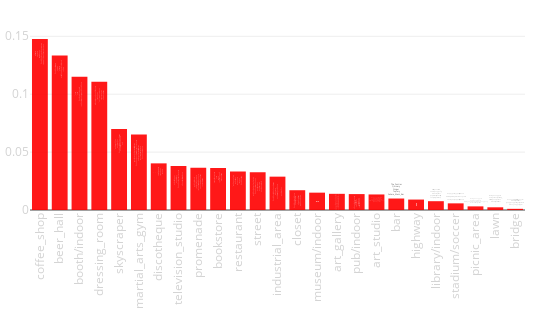

The notebook cell this image was saved under:
### Code cell
tags_rate(city_data)

### Figure 1 — Plotly figure (JSON) as saved in the notebook; plotly's stock layout.template omitted (floating-point values rounded to 4 significant figures)
{"data": [{"hoverinfo": "y+text", "marker": {"color": "red"}, "opacity": 0.9, "text": ["Coffee_Roastery_Lab_by_18Grams<br>Omotesando_Koffee_Hong_Kong<br>CoCo_Espresso<br>Kaffeine<br>Barista_Jam", "Ginger<br>Quarry_Bay_Hongkong_Island<br>Iberico_Co_<br>FRITES<br>Brotzeit_Hong_Kong", "_<br>Hong_Kong_Exhibition_Centre_Wan_Chai<br>_Broadway_Kwai_Fong<br>MCL_<br>MCL_", "Little_DOT_Vintage<br>FreedomTattoo<br>Causeway_Place_1_167_<br>The_Capital_<br>Novelty_Lane_noveltylane_com", "_360_<br>Hong_Kong_Victoria_Peak<br>Victoria_Peak_Top_Of_Hong_Kong<br>Lugard_Road<br>Sky_Terrace_428_", "Anurati_Cindy_Leung<br>Pure_Fitness_Kinwick_Centre<br>Fitness_First_Platinum_Tower_535<br>Madame_Tussauds_Victoria_Peak_Hongkong<br>Fitness_First_Platinum_Hopewell_Centre", "Ophelia<br>The_Pontiac<br>MAISON_EIGHT<br>_<br>_", "Peel_Fresco_Music_Lounge<br>_<br>Madam_Tussauds_Hongkong<br>Caf_Hillywood<br>1563_at_the_East", "Victoria_Harbour<br>Tsim_Sha_Tsui_Promenade<br>Avenue_Of_Stars_Tsim_Sha_Tsui<br>Kowloon_City_Ferry_Pier<br>Quarry_Bay_Park", "Eslite_bookstore_<br>_Fook_Le_Model<br>Toolss<br>MCL_<br>Montane_Mansion", "Pici_Hong_Kong<br>Sabatini<br>Bakehouse<br>Chilli_Fagara<br>Greyhound_Cafe_", "_Hollywood_Road<br>Granville_Road<br>Lockhart_Road<br>Soho_Central_Hongkong<br>Kwum_Yam_Temple_Hung_Hom", "Lugard_Road<br>_<br>Hong_Kong_Victoria_Peak<br>Garden_Hill<br>Victoria_Peak_Top_Of_Hong_Kong", "Kwai_Chung_Plaza<br>Little_DOT_Vintage<br>_<br>Midwest_Vintage<br>Hung_Hom_Hong_Kong", "_Hong_Kong_Heritage_Museum<br>_Thaimerder<br>Comix_Home_Base_<br>Bibo<br>Hong_Kong_China_International_Tattoo_Convention", "Comix_Home_Base_<br>Affordable_Art_Fair_Hong_Kong<br>Galaxy_Tattoo_HK<br>_Hong_Kong_Heritage_Museum<br>Art_Basel_HK_Collectors_Lounge", "Sahara_Mezz_Bar<br>The_Old_Man<br>The_Woods<br>Iberico_Co_<br>Mahalo_Tiki_Lounge", "Galaxy_Tattoo_HK<br>Uma_Nota_HK<br>Comix_Home_Base_<br>Art_Basel_HK_Collectors_Lounge<br>_MOFO_Tattoo", "The_Pontiac<br>Quinary<br>Ginger<br>Topiary<br>Sahara_Mezz_Bar", "_<br>Cemoro_Sewu_Sarangan_Gunung_Lawu<br>_<br>Hong_Hum_Train_Station_Hong_Kong<br>Hong_Kong_Convention_Exhibition_Centre_", "Eslite_bookstore_<br>SCAD_Hong_Kong<br>Graham_Street<br>_Polytechnic_University<br>TC2_cafe_workshop", "Happy_Valley_Sports_Ground<br>_<br>HONG_KONG_FOOTBALL_CLUB<br>_<br>Sham_Shui_Po_Sports_Ground", "Nam_Cheong_Park<br>_<br>Kowloon_Tsai_Park<br>Bruce_Lee_Statue_Kowloon_Hong_Kong<br>Harbourfront_Horizon", "Nam_Cheong_Park<br>Zero_Carbon_Building_<br>Victoria_Peak_Garden<br>Grand_Waterfront<br>_", "Avenue_Of_Stars_Tsim_Sha_Tsui<br>Grand_Waterfront<br>_Hong_Kong_Heritage_Museum<br>_<br>Kwun_Tong_Ferry_Pier"], "type": "bar", "uid": "f881b80c-44d5-11e9-b31e-3c15c2cf2370", "x": ["coffee_shop", "beer_hall", "booth/indoor", "dressing_room", "skyscraper", "martial_arts_gym", "discotheque", "television_studio", "promenade", "bookstore", "restaurant", "street", "industrial_area", "closet", "museum/indoor", "art_gallery", "pub/indoor", "art_studio", "bar", "highway", "library/indoor", "stadium/soccer", "picnic_area", "lawn", "bridge"], "y": [0.1477, 0.1335, 0.1151, 0.1108, 0.06992, 0.06524, 0.04028, 0.03801, 0.03649, 0.03627, 0.03325, 0.03261, 0.0288, 0.01709, 0.01498, 0.01397, 0.01374, 0.01343, 0.009919, 0.009016, 0.007605, 0.005746, 0.003129, 0.002334, 0.001007]}], "layout": {"height": 330, "margin": {"b": 120, "l": 30, "r": 25, "t": 30}, "showlegend": false, "width": 550, "xaxis": {"tickangle": -90, "tickfont": {"color": "lightgrey", "size": 11.5}}, "xaxis2": {"tickangle": -90, "tickfont": {"color": "lightgrey", "size": 11.5}}, "yaxis": {"tickfont": {"color": "lightgrey", "size": 11.5}}, "yaxis2": {"tickfont": {"color": "lightgrey", "size": 11.5}}}}
